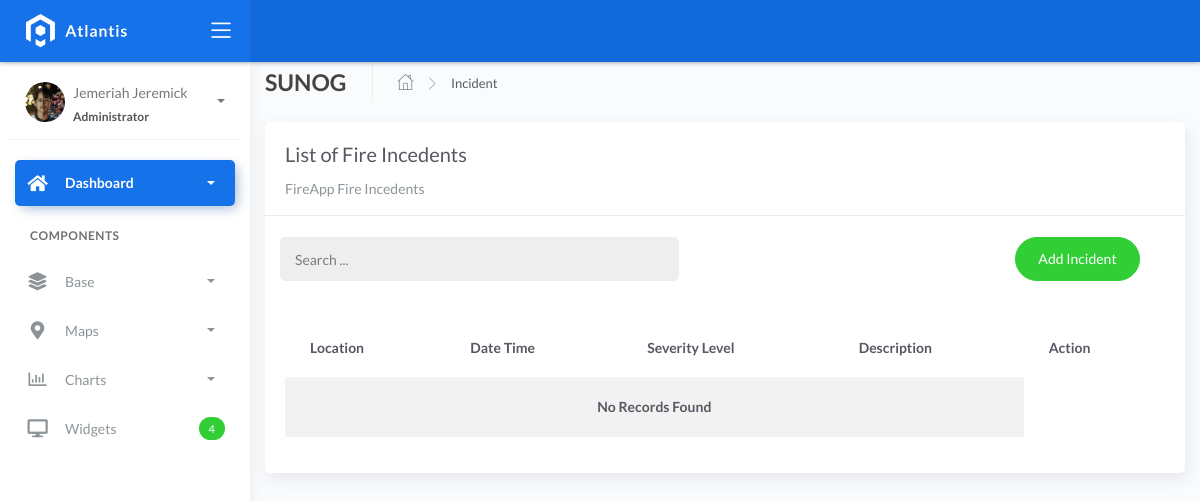
Page /incidentlist on the earlier database version.
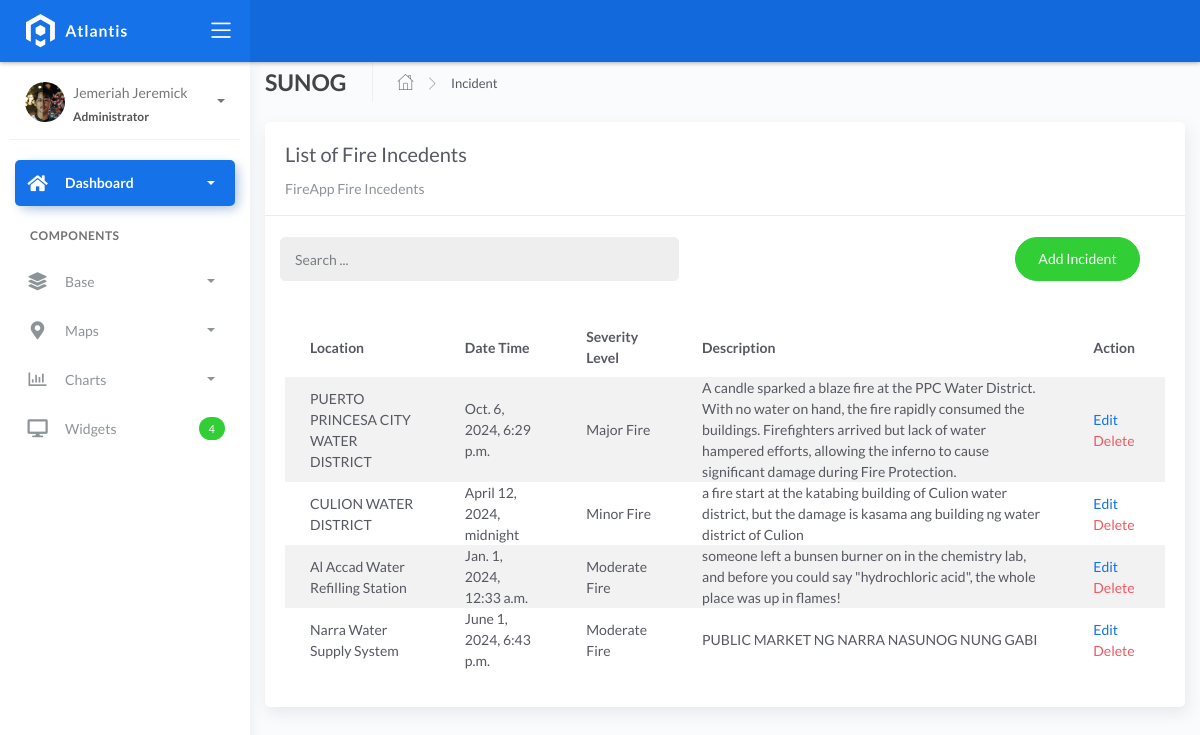
Same page on the later database version.
### fire/models.py (models this page shows, shortened)
class BaseModel(models.Model):
    created_at = models.DateTimeField(auto_now_add=True, db_index=True)
    updated_at = models.DateTimeField(auto_now=True)
    class Meta:
        abstract = True

class Incident(BaseModel):
    SEVERITY_CHOICES = (
        ('Minor Fire', 'Minor Fire'),
        ('Moderate Fire', 'Moderate Fire'),
        ('Major Fire', 'Major Fire'),
    )
    location = models.ForeignKey(Locations, on_delete=models.CASCADE)
    date_time = models.DateTimeField(blank=True, null=True)
    severity_level = models.CharField(max_length=45, choices=SEVERITY_CHOICES)
    description = models.CharField(max_length=250)

class Locations(BaseModel):
    name = models.CharField(max_length=150)
    latitude = models.DecimalField(
        max_digits=22, decimal_places=16, null=True, blank=True)
    longitude = models.DecimalField(
        max_digits=22, decimal_places=16, null=True, blank=True)
    address = models.CharField(max_length=150)
    city = models.CharField(max_length=150)  # can be in separate table
    country = models.CharField(max_length=150)  # can be in separate table
    def __str__(self):
        return self.name

### fire/views.py (the view)
# urls.py: path('incidentlist', IncidentList.as_view(), name='incident-list'),
class IncidentList(ListView):
    model = Incident
    context_object_name = 'incident'
    template_name = "incidentlist.html"
    paginate_by = 5
    def get_queryset(self, *args, **kwargs):
        qs = super(IncidentList, self).get_queryset(*args, **kwargs)
        if self.request.GET.get("q") != None:
            query = self.request.GET.get('q')
            qs = qs.filter(Q(location__name__icontains=query) |
            Q(date_time__icontains=query) | Q(severity_level__icontains=query))
        return qs

### templates/incidentlist.html (shortened to what this page needs)
{% extends 'base.html' %} {% load static %} {% block content %}
<div class="content">
  <div class="container-fluid">
    <div class="page-header">
      <h4 class="page-title">SUNOG</h4>
      <ul class="breadcrumbs">
        <li class="nav-home">
          <a href="{% url 'home' %}">
            <i class="flaticon-home"></i>
          </a>
        </li>
        <li class="separator">
          <i class="flaticon-right-arrow"></i>
        </li>
        <li class="nav-item">
          <a href="#">Incident</a>
        </li>
      </ul>
    </div>
    <div class="row">
      <div class="col-md-12">
        <div class="card">
          <div class="card-header">
            <div class="card-title">List of Fire Incedents</div>
            <div class="card-category">FireApp Fire Incedents</div>
          </div>
          <br />
          <div class="col-md-12 row">
            <div class="col-md-6">
              <form
                action=""
                class="navbar-left navbar-form nav-search mr-md-3"
                action="{% url 'incident-list' %}"
              >
                <div class="input-group">
                  <input
                    type="text"
                    placeholder="Search ..."
                    class="form-control"
                    name="q"
                  />
                  <div class="input-group-append">
                    <span class="input-group-text">
                    </span>
                  </div>
                </div>
              </form>
            </div>
            <div class="col-md-6">
              <div class="pull-right">
                <a
                  href="{% url 'incident-add' %}"
                  class="btn btn-success btn-rounded"
                  >Add Incident</a
                >
              </div>
            </div>
          </div>
          <div class="card-body">
            <table class="table table-striped mt-3">
              <thead>
                <tr>
                  <th scope="col">Location</th>
                  <th scope="col">Date Time</th>
                  <th scope="col">Severity Level</th>
                  <th scope="col">Description</th>
                  <th scope="col">Action</th>
                </tr>
              </thead>
              <tbody>
                {% for object in object_list %}
                <tr>
                  <td>{{ object.location }}</td>
                  <td>{{ object.date_time }}</td>
                  <td>{{ object.severity_level }}</td>
                  <td>{{ object.description }}</td>
                  <td>
                    <a href="incidentlist/{{ object.id }}">Edit</a>
                    <a
                      href="incidentlist/{{ object.id }}/delete"
                      class="text-danger"
                      >Delete</a
                    >
                  </td>
                </tr>
                {% empty %}
                <tr>
                  <td colspan="4" style="text-align: center">
                    <p class="text-sm font-weight-bold mb-0">
                      No Records Found
                    </p>
                  </td>
                </tr>
                {% endfor %}
              </tbody>
            </table>
          </div>
        </div>
      </div>
    </div>
  </div>
</div>
{% endblock %}

Differences in the rows shown:
added Incident: location "PUERTO PRINCESA CITY WATER DISTRICT", date_time "Oct. 6, 2024, 6:29 p.m.", severity_level "Major Fire", description "A candle sparked a blaze fire at the PPC Water District. With no water on hand, the fire rapidly consumed the buildings. Firefighters arrived but lack of water hampered efforts, allowing the inferno to cause significant damage during Fire Protection."
added Incident: location "CULION WATER DISTRICT", date_time "April 12, 2024, midnight", severity_level "Minor Fire", description "a fire start at the katabing building of Culion water district, but the damage is kasama ang building ng water district of Culion"
added Incident: location "Al Accad Water Refilling Station", date_time "Jan. 1, 2024, 12:33 a.m.", severity_level "Moderate Fire", description "someone left a bunsen burner on in the chemistry lab, and before you could say \"hydrochloric acid\", the whole place was up in flames!"
added Incident: location "Narra Water Supply System", date_time "June 1, 2024, 6:43 p.m.", severity_level "Moderate Fire", description "PUBLIC MARKET NG NARRA NASUNOG NUNG GABI"
Other differences:
text no longer shown: "No Records Found"
